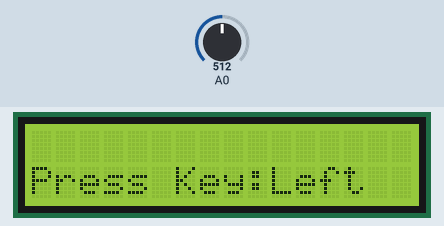
The sketch below on a simulated Arduino Uno, built with avr-gcc and run on an emulated ATmega328P. Parts: 16×2 character LCD. The inputs (shaded band) are chosen by the test bench; at power-on: A0 = 512. What the sketch prints to the serial monitor is not drawn.

Above: at 1.2 s.
1.3 s: A0 set to 610
At 2.4 s:
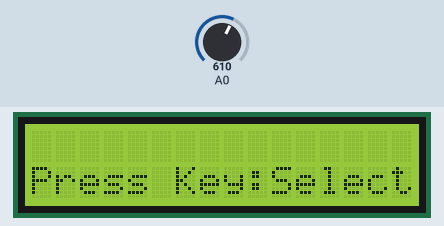
2.8 s: A0 set to 390
At 3.4 s:
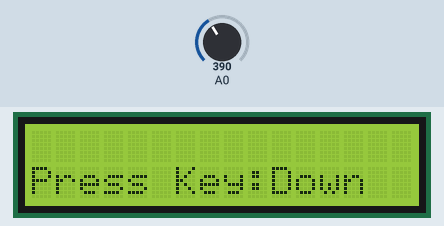
4.3 s: A0 set to 190
At 4.7 s:
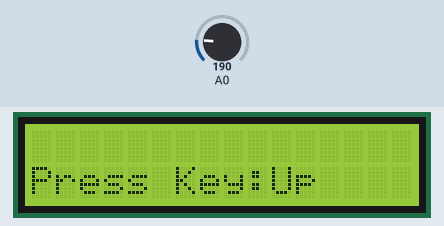
5.8 s: A0 set to 50
At 6.9 s:
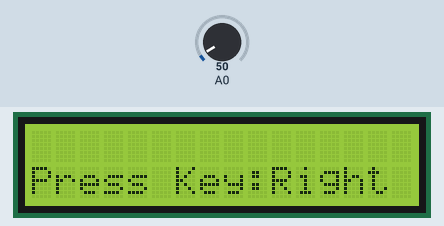
7.3 s: A0 set to 70
At 8.1 s:
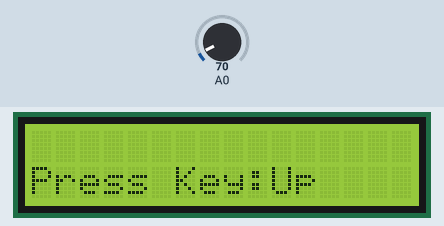
8.8 s: A0 set to 0
At 9.1 s:
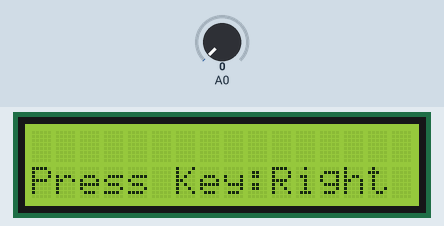
Timing chart, 0 to 10.9 s (numbered marks = the images above; inputs shaded):
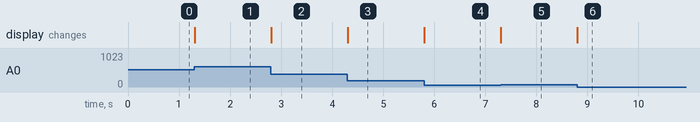

Measured:
- after the input at 1.3 s, the display: changes at once (image 1)
- after the input at 2.8 s, the display: changes at once (image 2)
- after the input at 4.3 s, the display: changes at once (image 3)
- after the input at 5.8 s, the display: changes at once (image 4)
- after the input at 7.3 s, the display: changes at once (image 5)
- after the input at 8.8 s, the display: changes at once (image 6)

The sketch:

lab1_1.ino
```cpp
/******************************************************************************
FILENAME:     lab_1_1.ino
COURSE:       MREN 178
LAB:          1
STUDENT(S):   [STUDENT NAMES AND IDS HERE]
DATE:

ATTRIBUTIONS: [LIST ANY EXTERNAL CONTIBUTORS/CONTRIBUTIONS HERE]

******************************************************************************/
// include the library code:
#include <LiquidCrystal.h>

// initialize the library by associating any needed LCD interface pin
// with the arduino pin number it is connected to
const int pin_RS = 8;
const int pin_EN = 9;
const int pin_d4 = 4;
const int pin_d5 = 5;
const int pin_d6 = 6;
const int pin_d7 = 7;
const int pin_BL = 10;
LiquidCrystal lcd(pin_RS,  pin_EN,  pin_d4,  pin_d5,  pin_d6,  pin_d7);

void setup() {
  Serial.begin(9600);
  lcd.begin(16, 2);
  lcd.setCursor(0,1);
  lcd.print("Press Key:");
}

void loop() {
  int x;
  x = analogRead (0);
  Serial.println(x);
  lcd.setCursor(10,1);
  if (x < 60) {
    lcd.print ("Right ");
  }
  else if (x < 200) {
    lcd.print ("Up    ");
  }
  else if (x < 400){
    lcd.print ("Down  ");
  }
  else if (x < 600){
    lcd.print ("Left  ");
  }
  else if (x < 800){
    lcd.print ("Select");
  }
}
```
